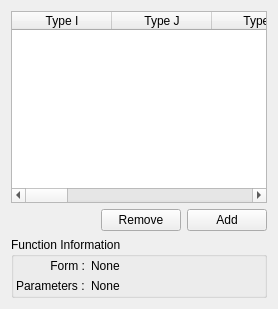
     <widget class="QWidget" name="FFETorsionsTab">
      <attribute name="title">
       <string>Torsions</string>
      </attribute>
      <attribute name="toolTip">
       <string>Torsional term definitions</string>
      </attribute>
      <layout class="QVBoxLayout" name="verticalLayout_4">
       <item>
        <widget class="QTableWidget" name="FFEditorTorsionsTable">
         <property name="selectionMode">
          <enum>QAbstractItemView::SingleSelection</enum>
         </property>
         <property name="selectionBehavior">
          <enum>QAbstractItemView::SelectRows</enum>
         </property>
         <column>
          <property name="text">
           <string>Type I</string>
          </property>
         </column>
         <column>
          <property name="text">
           <string>Type J</string>
          </property>
         </column>
         <column>
          <property name="text">
           <string>Type K</string>
          </property>
         </column>
         <column>
          <property name="text">
           <string>Type L</string>
          </property>
         </column>
         <column>
          <property name="text">
           <string>Form</string>
          </property>
         </column>
         <column>
          <property name="text">
           <string>Data 1</string>
          </property>
         </column>
         <column>
          <property name="text">
           <string>Data 2</string>
          </property>
         </column>
         <column>
          <property name="text">
           <string>Data 3</string>
          </property>
         </column>
         <column>
          <property name="text">
           <string>Data 4</string>
          </property>
         </column>
         <column>
          <property name="text">
           <string>Data 5</string>
          </property>
         </column>
         <column>
          <property name="text">
           <string>Data 6</string>
          </property>
         </column>
        </widget>
       </item>
       <item>
        <layout class="QHBoxLayout">
         <property name="spacing">
          <number>6</number>
         </property>
         <property name="margin">
          <number>0</number>
         </property>
         <item>
          <spacer>
           <property name="orientation">
            <enum>Qt::Horizontal</enum>
           </property>
           <property name="sizeHint" stdset="0">
            <size>
             <width>40</width>
             <height>20</height>
            </size>
           </property>
          </spacer>
         </item>
         <item>
          <widget class="QPushButton" name="RemoveTorsionButton">
           <property name="text">
            <string>Remove</string>
           </property>
           <property name="autoDefault">
            <bool>false</bool>
           </property>
          </widget>
         </item>
         <item>
          <widget class="QPushButton" name="AddTorsionButton">
           <property name="text">
            <string>Add</string>
           </property>
           <property name="autoDefault">
            <bool>false</bool>
           </property>
          </widget>
         </item>
        </layout>
       </item>
       <item>
        <widget class="QGroupBox" name="FFEditorTorsionFunctionGroup">
         <property name="title">
          <string>Function Information</string>
         </property>
         <layout class="QHBoxLayout" name="_6">
          <property name="spacing">
           <number>4</number>
          </property>
          <property name="margin">
           <number>2</number>
          </property>
          <item>
           <layout class="QGridLayout" name="_7">
            <property name="margin">
             <number>0</number>
            </property>
            <property name="spacing">
             <number>6</number>
            </property>
            <item row="0" column="1">
             <widget class="QLabel" name="FFEditorTorsionFormLabel">
              <property name="sizePolicy">
               <sizepolicy hsizetype="Expanding" vsizetype="Preferred">
                <horstretch>0</horstretch>
                <verstretch>0</verstretch>
               </sizepolicy>
              </property>
              <property name="text">
               <string>None</string>
              </property>
             </widget>
            </item>
            <item row="1" column="1">
             <widget class="QLabel" name="FFEditorTorsionParametersLabel">
              <property name="sizePolicy">
               <sizepolicy hsizetype="Expanding" vsizetype="Preferred">
                <horstretch>0</horstretch>
                <verstretch>0</verstretch>
               </sizepolicy>
              </property>
              <property name="text">
               <string>None</string>
              </property>
             </widget>
            </item>
            <item row="0" column="0">
             <widget class="QLabel" name="label_12">
              <property name="sizePolicy">
               <sizepolicy hsizetype="Minimum" vsizetype="Preferred">
                <horstretch>0</horstretch>
                <verstretch>0</verstretch>
               </sizepolicy>
              </property>
              <property name="text">
               <string>Form :</string>
              </property>
              <property name="alignment">
               <set>Qt::AlignRight|Qt::AlignTrailing|Qt::AlignVCenter</set>
              </property>
             </widget>
            </item>
            <item row="1" column="0">
             <widget class="QLabel" name="label_13">
              <property name="sizePolicy">
               <sizepolicy hsizetype="Minimum" vsizetype="Preferred">
                <horstretch>0</horstretch>
                <verstretch>0</verstretch>
               </sizepolicy>
              </property>
              <property name="text">
               <string>Parameters :</string>
              </property>
             </widget>
            </item>
           </layout>
          </item>
         </layout>
        </widget>
       </item>
      </layout>
     </widget>
